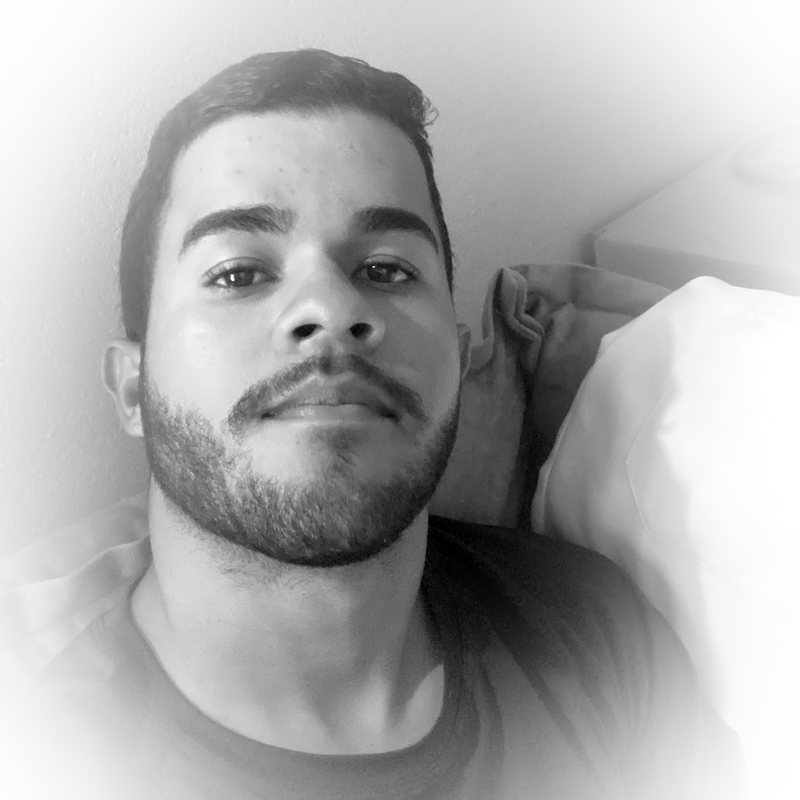
#> input picture source-prepped.png, 800 x 800 px, found by its file name
$ python make_ascii_svg.py
#> lines starting #> are read from the running program, lines starting #| are printed output that depends on the picture
#!/usr/bin/env python3
"""Gera o retrato ASCII animado exibido no README."""

from html import escape
from pathlib import Path

from PIL import Image, ImageEnhance

SOURCE = Path("source-prepped.png")
OUTPUT = Path("avi-ascii.svg")
COLS, ROWS, CELL_W, CELL_H = 92, 50, 8, 15
RAMP = " .`:-=+*cs#%@"
PAD, TITLE_H, STATUS_H = 20, 46, 46
WIDTH = COLS * CELL_W + PAD * 2
HEIGHT = TITLE_H + ROWS * CELL_H + STATUS_H + PAD


def rows() -> list[str]:
    image = Image.open(SOURCE).convert("L")
    image = ImageEnhance.Contrast(image).enhance(1.08).resize((COLS, ROWS), Image.LANCZOS)
    return [
        "".join(
            " " if pixel >= 205 else RAMP[round((1 - pixel / 255) * (len(RAMP) - 1))]
            for pixel in (image.getpixel((x, y)) for x in range(COLS))
        )
        for y in range(ROWS)
    ]


def main() -> None:
    if not SOURCE.is_file():
        raise SystemExit(f"Execute prep_photo.py antes: {SOURCE} não existe")
    parts = [
        f'<svg xmlns="http://www.w3.org/2000/svg" width="{WIDTH}" height="{HEIGHT}" viewBox="0 0 {WIDTH} {HEIGHT}" font-family="ui-monospace,SFMono-Regular,Menlo,Consolas,monospace">',
        '<defs><linearGradient id="bg" x1="0" y1="0" x2="0" y2="1"><stop stop-color="#111722"/><stop offset="1" stop-color="#0d1117"/></linearGradient></defs>',
        f'<rect width="{WIDTH}" height="{HEIGHT}" rx="12" fill="url(#bg)"/><rect x=".5" y=".5" width="{WIDTH-1}" height="{HEIGHT-1}" rx="12" fill="none" stroke="#30363d"/>',
        f'<line x2="{WIDTH}" y1="{TITLE_H}" y2="{TITLE_H}" stroke="#30363d"/>',
    ]
    for index, color in enumerate(("#ff5f56", "#ffbd2e", "#27c93f")):
        parts.append(f'<circle cx="{PAD + index * 20}" cy="23" r="8" fill="{color}"/>')
    parts.append(f'<text x="{WIDTH/2}" y="30" text-anchor="middle" fill="#7d8590" font-size="20">gabriel@github: ~$ ./portrait.sh</text>')
    for index, line in enumerate(rows()):
#> in rows, image is the input picture: PIL image 800x800 L; min 0, max 255, mean 171.8
#> in rows, `image = ImageEnhance.Contrast(image).enhance(1.08).resize((COLS, ROWS)..`:
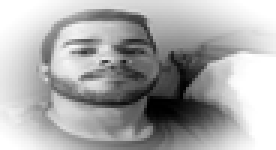
#> image: PIL image 92x50 L (shown 3 times larger); min 0, max 255, mean 171.1
        y = TITLE_H + 14 + index * CELL_H
#> y = 60
        delay = index * 0.09
        parts.append(
            f'<clipPath id="r{index}"><rect x="{PAD}" y="{y-12}" width="0" height="{CELL_H}"><animate attributeName="width" from="0" to="{COLS*CELL_W}" begin="{delay:.2f}s" dur=".09s" fill="freeze"/></rect></clipPath>'
            f'<text x="{PAD}" y="{y}" fill="#c9d1d9" font-size="13" textLength="{COLS*CELL_W}" lengthAdjust="spacing" xml:space="preserve" clip-path="url(#r{index})">{escape(line)}</text>'
        )
    parts.append(f'<line x2="{WIDTH}" y1="{HEIGHT-STATUS_H}" y2="{HEIGHT-STATUS_H}" stroke="#30363d"/>')
    parts.append(f'<text x="{PAD}" y="{HEIGHT-16}" fill="#7d8590" font-size="18">gabriel@github:~$ whoami <tspan fill="#c9d1d9">Gabriel Gomes</tspan></text>')
    parts.append("</svg>")
    OUTPUT.write_text("".join(parts), encoding="utf-8")
    print(f"[ascii] wrote {OUTPUT}")


if __name__ == "__main__":
    main()
